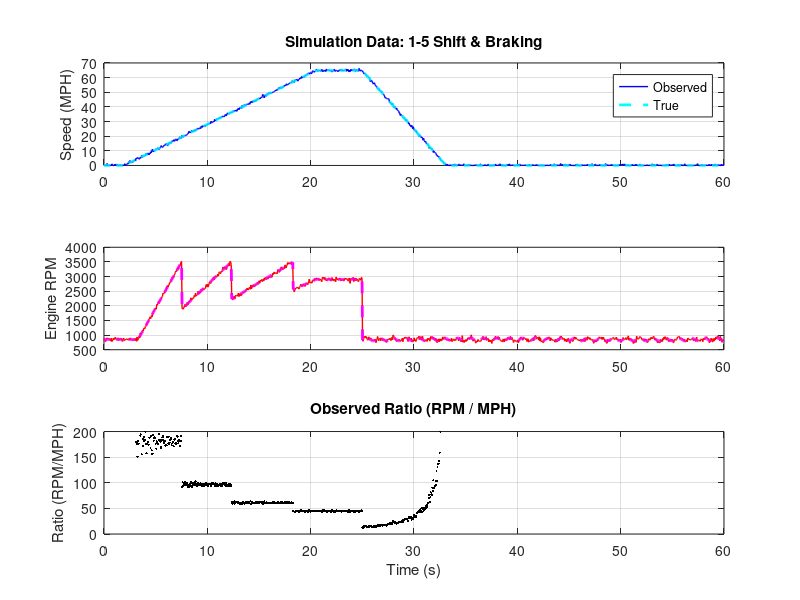

This chart was generated by the following MATLAB code:
function [time, obs_speed obs_rpm obs_ratio true_gear] = simulated_speed_rpm()
  % ---------------------------------------------------------
  % Vehicle Constants
  % ---------------------------------------------------------
  gear_ratios = [4.03, 2.16, 1.37, 1.00, 0.82];
  rear_end_ratio = 3.31;
  tire_diameter_in = 24.9;

  % Conversion Factors
  tire_circumference_ft = (tire_diameter_in * pi) / 12;
  tire_revs_per_mile = 5280 / tire_circumference_ft;

  % Calculate "RPM per MPH" for every gear
  % RPM = MPH * Ratio * FinalDrive * (RevsPerMile / 60)
  k_const = rear_end_ratio * (tire_revs_per_mile / 60);
  ratios_rpm_per_mph = gear_ratios .* k_const;

  % ---------------------------------------------------------
  % Simulation Setup
  % ---------------------------------------------------------
  dt = 50e-3; % 50ms sample time
  T = 60;     % 40 seconds duration
  num_samples = floor(T/dt);
  time = linspace(0, T, num_samples);

  % Noise Parameters
  speed_noise_std = 0.5;  % MPH noise
  rpm_noise_std = 40.0;   % RPM noise

  % Driver/Car Logic Parameters
  idle_rpm = 850;
  shift_point_rpm = 3500; % Driver shifts when RPM hits this
  accel_rate = 3.5;       % MPH per second
  brake_rate = 8.0;       % MPH per second decel
  max_speed = 65;

  % Initialize Arrays
  true_speed_mph = zeros(1, num_samples);
  true_rpm = zeros(1, num_samples);
  true_gear = zeros(1, num_samples); % 0 = Neutral
  clutch_is_pressed = false;

  % Initial State
  current_speed = 0;
  current_gear_idx = 1; % Start in 1st gear (waiting)
  state = 'IDLE'; % States: IDLE, ACCEL, CRUISE, BRAKE

  % ---------------------------------------------------------
  % Simulation Loop
  % ---------------------------------------------------------
  for k = 1:num_samples
      t = time(k);

      % --- State Machine ---
      if t < 2
          state = 'IDLE';
      elseif current_speed < max_speed && strcmp(state, 'BRAKE') == 0
          state = 'ACCEL';
      elseif t > 25
          state = 'BRAKE';
          clutch_is_pressed = true; % Clutch in for braking
      else
          state = 'CRUISE';
      end

      % --- Physics & Driver Input ---

      switch state
          case 'IDLE'
              current_speed = 0;
              current_rpm = idle_rpm;
              true_gear(k) = 0; % Neutral

          case 'ACCEL'
              current_speed = current_speed + (accel_rate * dt);

              % Calculate RPM for current gear
              current_ratio = ratios_rpm_per_mph(current_gear_idx);
              current_rpm = current_speed * current_ratio;

              % Shift Logic: If RPM is too high, shift up
              if current_rpm > shift_point_rpm && current_gear_idx < 5
                  current_gear_idx = current_gear_idx + 1;
                  % Recalculate RPM for new gear (Instant shift for simplicity)
                  current_ratio = ratios_rpm_per_mph(current_gear_idx);
                  current_rpm = current_speed * current_ratio;
              end

              % Physical limit: Don't drop below idle if moving
              current_rpm = max(current_rpm, idle_rpm);
              true_gear(k) = current_gear_idx;

          case 'CRUISE'
              current_speed = max_speed;
              current_ratio = ratios_rpm_per_mph(current_gear_idx);
              current_rpm = current_speed * current_ratio;
              true_gear(k) = current_gear_idx;

          case 'BRAKE'
              % Decelerate
              current_speed = current_speed - (brake_rate * dt);
              if current_speed < 0
                  current_speed = 0;
              end

              % Clutch is in: Engine drops to idle
              % (Add a little wobble to idle to make it realistic)
              current_rpm = idle_rpm + 50*sin(t*5);

              true_gear(k) = 0; % Technically gear might be selected, but clutch is in
      end

      % Store Ground Truth
      true_speed_mph(k) = current_speed;
      true_rpm(k) = current_rpm;
  end

  % ---------------------------------------------------------
  % Generate Observations (Add Noise)
  % ---------------------------------------------------------
  obs_speed = true_speed_mph + randn(1, num_samples) * speed_noise_std;
  obs_rpm = true_rpm + randn(1, num_samples) * rpm_noise_std;

  % Handle negative noise spikes (Physics constraint)
  obs_speed(obs_speed < 0) = 0;
  obs_rpm(obs_rpm < 0) = 0;

  % ---------------------------------------------------------
  % Visualization
  % ---------------------------------------------------------
  figure(1); clf;

  subplot(3,1,1);
  plot(time, obs_speed, 'b', 'LineWidth', 1); hold on;
  plot(time, true_speed_mph, 'c--', 'LineWidth', 2);
  ylabel('Speed (MPH)');
  legend('Observed', 'True');
  title('Simulation Data: 1-5 Shift & Braking');
  grid on;
  hold off;

  subplot(3,1,2);
  plot(time, obs_rpm, 'r', 'LineWidth', 1); hold on;
  plot(time, true_rpm, 'm--', 'LineWidth', 2);
  ylabel('Engine RPM');
  grid on;
  hold off;

  subplot(3,1,3);
  % Calculate Observed Ratio for visualization
  % Avoid divide by zero
  safe_speed = obs_speed;
  safe_speed(safe_speed < 2) = nan;
  obs_ratio = obs_rpm ./ safe_speed;

  plot(time, obs_ratio, 'k.', 'MarkerSize', 5); hold on;
  ylabel('Ratio (RPM/MPH)');
  xlabel('Time (s)');
  ylim([0, 200]);
  title('Observed Ratio (RPM / MPH)');
  grid on;
  hold off;

  % Draw expected gear lines
##  colors = ['g', 'b', 'm', 'c', 'r'];
##  for i = 1:5
##      yline(ratios_rpm_per_mph(i), ['--', colors(i)], ['Gear ' num2str(i)]);
##  end

endfunction
